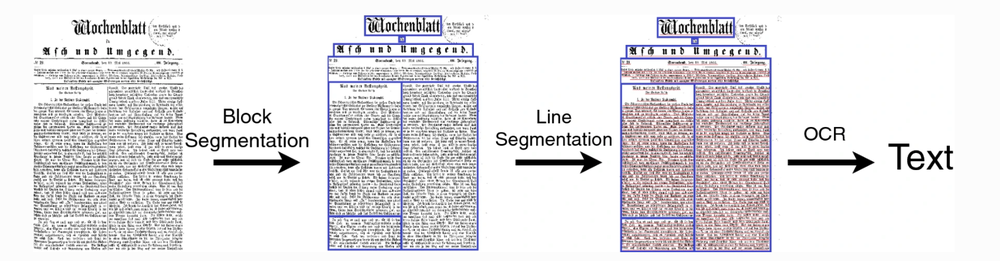
#> input picture image/image_1.PNG, 1000 x 261 px, shrunk from 1693 x 442 before the run
$ python -i image_processing.py   (imports and definitions only)   (older library calls are emulated)
#> lines starting #> are read from the running program, lines starting #| are printed output that depends on the picture; after the words box and inside, x2 and y2 are one past the last pixel; in counts of white or black regions, pixels touching at a corner belong together
# -*- coding: utf-8 -*-

from __future__ import division

import cv2
import numpy as np


def adaptive_threshold(imagename, process_background=False, blocksize=15, c=-2):
    """Thresholds an image using OpenCV's adaptiveThreshold.
    Parameters
    ----------
    imagename : string
        Path to image file.
    process_background : bool, optional (default: False)
        Whether or not to process lines that are in background.
    blocksize : int, optional (default: 15)
        Size of a pixel neighborhood that is used to calculate a
        threshold value for the pixel: 3, 5, 7, and so on.
        For more information, refer `OpenCV's adaptiveThreshold <https://docs.opencv.org/2.4/modules/imgproc/doc/miscellaneous_transformations.html#adaptivethreshold>`_.
    c : int, optional (default: -2)
        Constant subtracted from the mean or weighted mean.
        Normally, it is positive but may be zero or negative as well.
        For more information, refer `OpenCV's adaptiveThreshold <https://docs.opencv.org/2.4/modules/imgproc/doc/miscellaneous_transformations.html#adaptivethreshold>`_.
    Returns
    -------
    img : object
        numpy.ndarray representing the original image.
    threshold : object
        numpy.ndarray representing the thresholded image.
    """
#> called with imagename = '../image/image_1.PNG', process_background = False, blocksize = 15, c = -2
    img = cv2.imread(imagename)
#> img is the input picture: shape (261, 1000, 3); mean B, G, R 228.3, 225.8, 227.6
    gray = cv2.cvtColor(img, cv2.COLOR_BGR2GRAY)
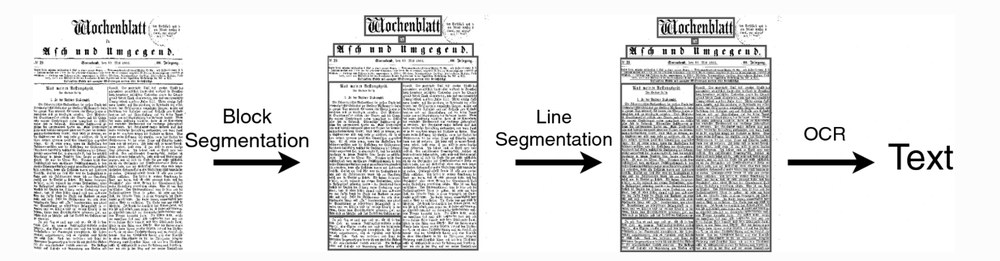
#> gray: shape (261, 1000); min 0, max 255, mean 226.6

    if process_background:
        threshold = cv2.adaptiveThreshold(
            gray, 255, cv2.ADAPTIVE_THRESH_GAUSSIAN_C, cv2.THRESH_BINARY, blocksize, c
        )
    else:
        threshold = cv2.adaptiveThreshold(
            np.invert(gray),
            255,
            cv2.ADAPTIVE_THRESH_GAUSSIAN_C,
            cv2.THRESH_BINARY,
            blocksize,
            c,
        )
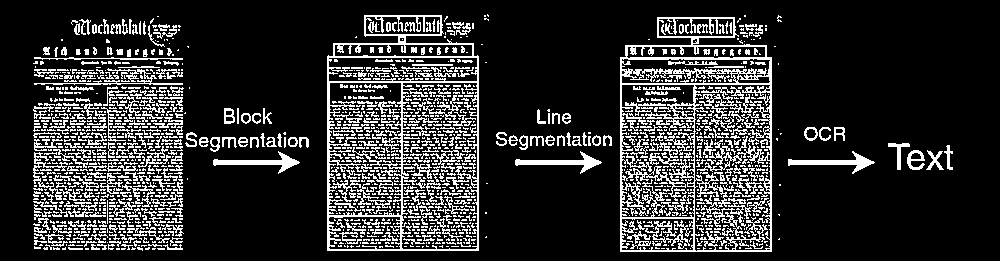
#> threshold: shape (261, 1000); 18.5% white in thin lines or dots, all inside (x1, y1, x2, y2) = (33, 14, 953, 252)
    return img, threshold


# [158 lines left out: functions find_lines, find_contours, find_joints, not called in this run]

>>> result = adaptive_threshold('../image/image_1.PNG')
